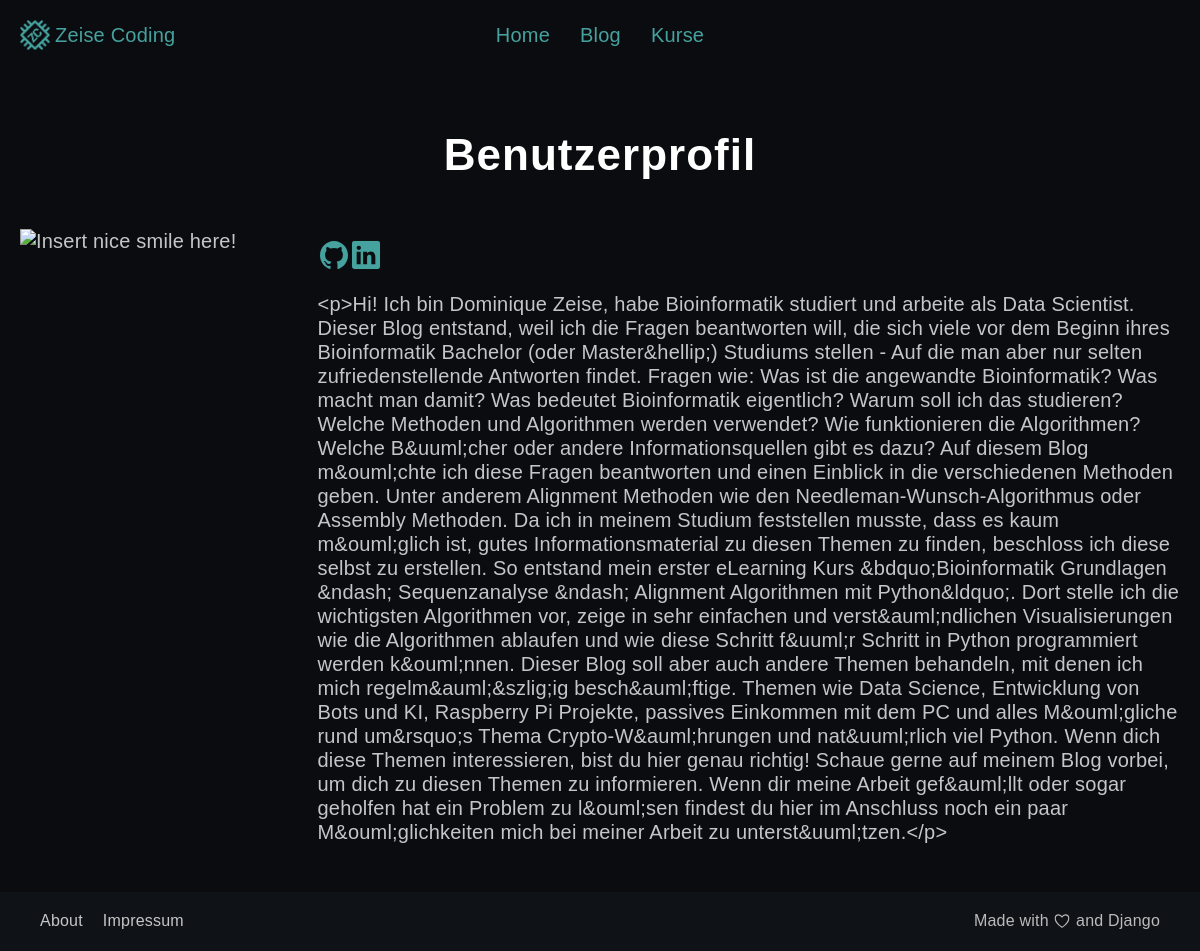
Page /members/1/profile/ on the earlier database version.
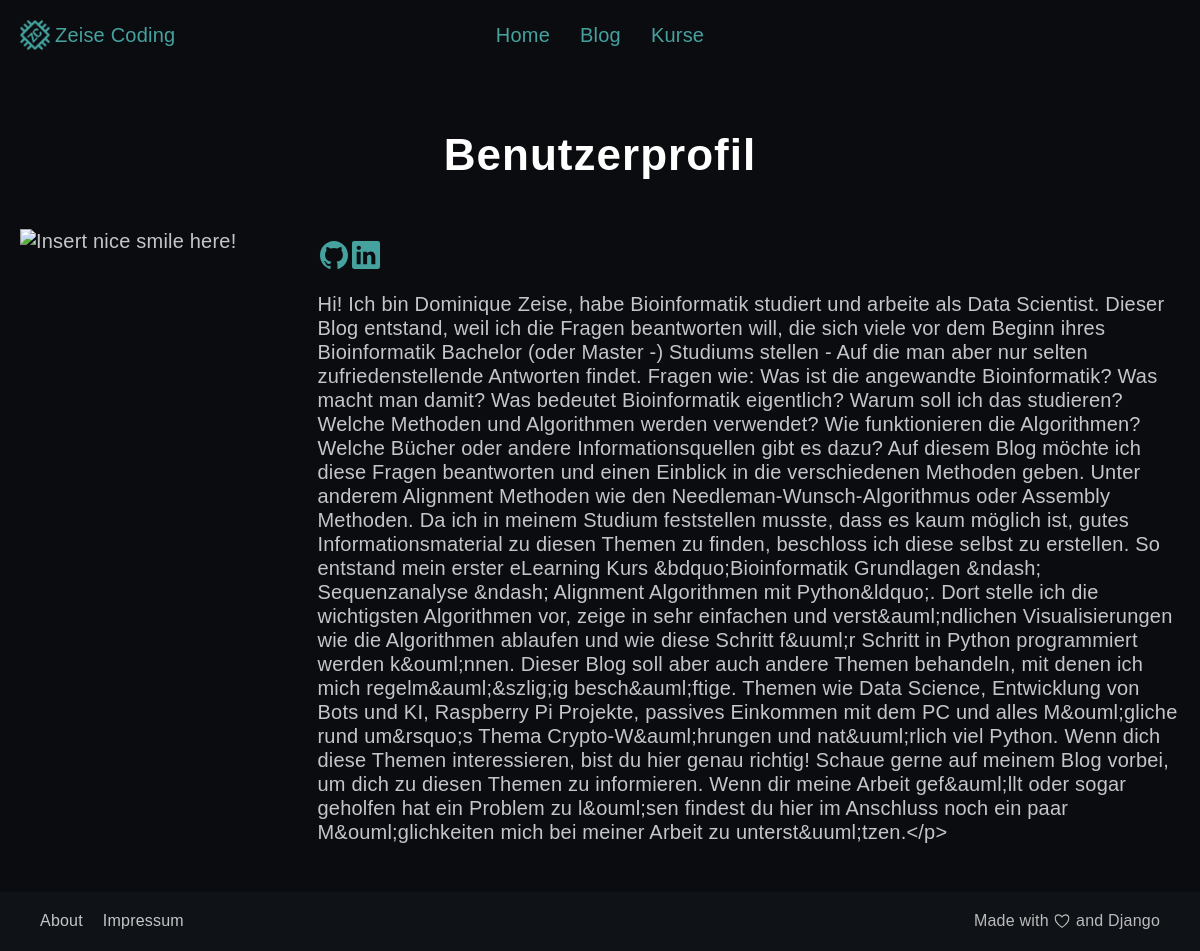
Same page on the later database version.
### members/models.py (models this page shows, shortened)
class Profile(models.Model):
    user = models.OneToOneField(User, null=True, on_delete=models.CASCADE)
    bio = RichTextUploadingField(blank=True, null=True)
    snippet = RichTextUploadingField(max_length=200, blank=True, null=True)
    profile_pic = models.ImageField(blank=True, null=True, upload_to="images/profile/")
    website_url = models.CharField(max_length=200, blank=True, null=True)
    github_url = models.CharField(max_length=200, blank=True, null=True)
    linkedin_url = models.CharField(max_length=200, blank=True, null=True)
    reddit_url = models.CharField(max_length=200, blank=True, null=True)
    instagram_url = models.CharField(max_length=200, blank=True, null=True)
    pinterest_url = models.CharField(max_length=200, blank=True, null=True)
    twitter_url = models.CharField(max_length=200, blank=True, null=True)
    facebook_url = models.CharField(max_length=200, blank=True, null=True)
    def __str__(self):
        return str(self.user)

### members/views.py (the view)
# urls.py: path('<int:pk>/profile/', views.ShowProfilePageView.as_view(), name='show_profile_page'),
class ShowProfilePageView(generic.DetailView):
    model = Profile
    template_name = 'registration/user-profile.html'
    def get_context_data(self, *args, **kwargs):
        context = super(ShowProfilePageView, self).get_context_data(*args, **kwargs)
        page_user = get_object_or_404(Profile, id=self.kwargs['pk'])
        context["page_user"] = page_user
        print(context["page_user"])
        return context

### members/templates/registration/user-profile.html (shortened to what this page needs)
{% extends "base.html" %}
{% load static %}
{% block extrahead %}
<link rel="stylesheet" href="{% static "css/blog.css" %}">
{% endblock %}
{% block content %}
<div class="flex-container wrap center" style="width: 100%;">
    <h1 style="margin-bottom: 3rem;">Benutzerprofil</h1>
    <div class="row warp" style="margin-bottom: 3rem; padding: 0 1.25rem 0 1.25rem">
          <div class="col-3">
            {% if page_user.profile_pic %}
              <img src="{{ page_user.profile_pic.url }}" class="circular--square author-profile-image"  alt="Insert nice smile here!">
            {% else %}
              <img src="{% static 'logo/Logo_ZC.png' %}" style="max-width: 100%; height: auto; width: auto;" alt="Insert nice smile here!">
            {% endif %}
          </div>
          <div class="col-9">
            <p class="flex-container warp" style="align-items:center">
              {% if page_user.github_url%}
              <a href="{{ page_user.github_url }}" target="_blank"><ion-icon name="logo-github"></ion-icon></a>
              {% endif %}
              {% if page_user.linkedin_url%}
              <a href="{{ page_user.linkedin_url }}" target="_blank"><ion-icon name="logo-linkedin"></ion-icon></a>
              {% endif %}
            </p>
            <p class="card-text" style="margin-top:1rem;">{{ page_user.bio }}</p>
          </div>
    </div>
</div>
{%endblock%}

Differences in the rows shown:
changed Profile: bio "<p>Hi! Ich bin Dominique Zeise, habe Bioinformatik studiert und arbeite als Data Scientist. Dieser Blog entstand, weil ich die Fragen beantworten will, die sich viele vor dem Beginn ihres Bioinformatik Bachelor (oder Master&hellip;) Studiums stellen - Auf die man aber nur selten zufriedenstellende Antworten findet. Fragen wie: Was ist die angewandte Bioinformatik? Was macht man damit? Was bedeutet Bioinformatik eigentlich? Warum soll ich das studieren? Welche Methoden und Algorithmen werden verwendet? Wie funktionieren die Algorithmen? Welche B&uuml;cher oder andere Informationsquellen gibt es dazu? Auf diesem Blog m&ouml;chte ich diese Fragen beantworten und einen Einblick in die…" → "Hi! Ich bin Dominique Zeise, habe Bioinformatik studiert und arbeite als Data Scientist. Dieser Blog entstand, weil ich die Fragen beantworten will, die sich viele vor dem Beginn ihres Bioinformatik Bachelor (oder Master -) Studiums stellen - Auf die man aber nur selten zufriedenstellende Antworten findet. Fragen wie: Was ist die angewandte Bioinformatik? Was macht man damit? Was bedeutet Bioinformatik eigentlich? Warum soll ich das studieren? Welche Methoden und Algorithmen werden verwendet? Wie funktionieren die Algorithmen? Welche Bücher oder andere Informationsquellen gibt es dazu? Auf diesem Blog möchte ich diese Fragen beantworten und einen Einblick in die verschiedenen Methoden…"
